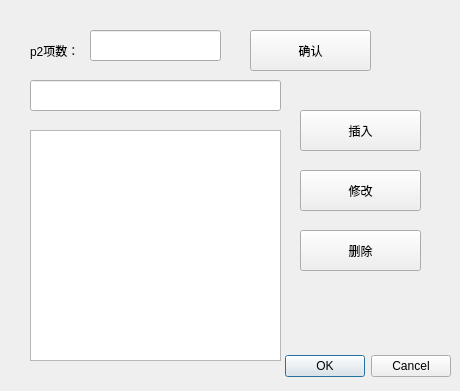
<?xml version="1.0" encoding="UTF-8"?>
<ui version="4.0">
 <class>Dialog2</class>
 <widget class="QDialog" name="Dialog2">
  <property name="geometry">
   <rect>
    <x>0</x>
    <y>0</y>
    <width>460</width>
    <height>391</height>
   </rect>
  </property>
  <property name="windowTitle">
   <string>Dialog</string>
  </property>
  <widget class="QDialogButtonBox" name="buttonBox">
   <property name="geometry">
    <rect>
     <x>110</x>
     <y>350</y>
     <width>341</width>
     <height>32</height>
    </rect>
   </property>
   <property name="orientation">
    <enum>Qt::Horizontal</enum>
   </property>
   <property name="standardButtons">
    <set>QDialogButtonBox::Cancel|QDialogButtonBox::Ok</set>
   </property>
  </widget>
  <widget class="QLabel" name="label">
   <property name="geometry">
    <rect>
     <x>30</x>
     <y>30</y>
     <width>71</width>
     <height>41</height>
    </rect>
   </property>
   <property name="text">
    <string>p2项数：</string>
   </property>
  </widget>
  <widget class="QPushButton" name="del">
   <property name="geometry">
    <rect>
     <x>300</x>
     <y>230</y>
     <width>121</width>
     <height>41</height>
    </rect>
   </property>
   <property name="text">
    <string>删除</string>
   </property>
  </widget>
  <widget class="QPushButton" name="pushButton1">
   <property name="geometry">
    <rect>
     <x>250</x>
     <y>30</y>
     <width>121</width>
     <height>41</height>
    </rect>
   </property>
   <property name="text">
    <string>确认</string>
   </property>
  </widget>
  <widget class="QListWidget" name="listWidget">
   <property name="geometry">
    <rect>
     <x>30</x>
     <y>130</y>
     <width>251</width>
     <height>231</height>
    </rect>
   </property>
  </widget>
  <widget class="QLineEdit" name="lineEdit2">
   <property name="geometry">
    <rect>
     <x>30</x>
     <y>80</y>
     <width>251</width>
     <height>31</height>
    </rect>
   </property>
  </widget>
  <widget class="QPushButton" name="add">
   <property name="geometry">
    <rect>
     <x>300</x>
     <y>110</y>
     <width>121</width>
     <height>41</height>
    </rect>
   </property>
   <property name="text">
    <string>插入</string>
   </property>
  </widget>
  <widget class="QLineEdit" name="lineEdit1">
   <property name="geometry">
    <rect>
     <x>90</x>
     <y>30</y>
     <width>131</width>
     <height>31</height>
    </rect>
   </property>
  </widget>
  <widget class="QPushButton" name="edit">
   <property name="geometry">
    <rect>
     <x>300</x>
     <y>170</y>
     <width>121</width>
     <height>41</height>
    </rect>
   </property>
   <property name="text">
    <string>修改</string>
   </property>
  </widget>
 </widget>
 <resources/>
 <connections>
  <connection>
   <sender>buttonBox</sender>
   <signal>accepted()</signal>
   <receiver>Dialog2</receiver>
   <slot>accept()</slot>
   <hints>
    <hint type="sourcelabel">
     <x>248</x>
     <y>254</y>
    </hint>
    <hint type="destinationlabel">
     <x>157</x>
     <y>274</y>
    </hint>
   </hints>
  </connection>
  <connection>
   <sender>buttonBox</sender>
   <signal>rejected()</signal>
   <receiver>Dialog2</receiver>
   <slot>reject()</slot>
   <hints>
    <hint type="sourcelabel">
     <x>316</x>
     <y>260</y>
    </hint>
    <hint type="destinationlabel">
     <x>286</x>
     <y>274</y>
    </hint>
   </hints>
  </connection>
 </connections>
</ui>
